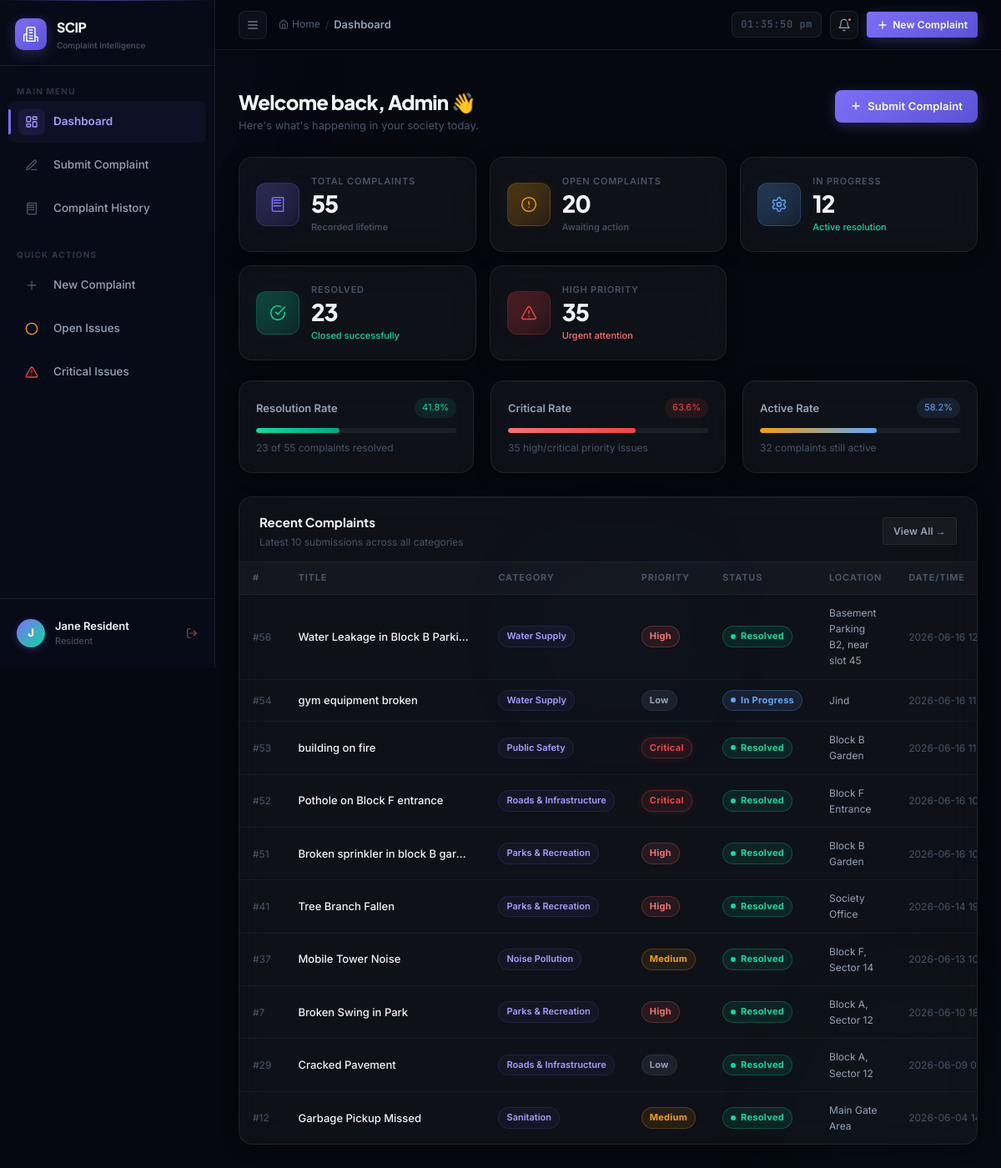
/ (signed in), run on the app's committed database.
### tables this page shows
CREATE TABLE users (
            id            INTEGER PRIMARY KEY AUTOINCREMENT,
            username      TEXT UNIQUE NOT NULL,
            password_hash TEXT NOT NULL,
            role          TEXT NOT NULL,
            full_name     TEXT NOT NULL,
            created_at    DATETIME DEFAULT CURRENT_TIMESTAMP
        );

CREATE TABLE complaints (
            id          INTEGER PRIMARY KEY AUTOINCREMENT,
            title       TEXT NOT NULL,
            category    TEXT NOT NULL,
            description TEXT,
            priority    TEXT NOT NULL,
            status      TEXT DEFAULT 'Open',
            location    TEXT,
            created_at  DATETIME DEFAULT CURRENT_TIMESTAMP,
            updated_at  DATETIME DEFAULT CURRENT_TIMESTAMP
        , ai_category TEXT, ai_priority TEXT, ai_department TEXT, ai_summary TEXT, user_id INTEGER);

### app.py (the view)
@app.route('/')
@login_required
def dashboard():
    user_id = None if session.get('role') == 'admin' else session.get('user_id')
    stats = get_stats(user_id=user_id)
    recent = get_recent_complaints(10, user_id=user_id)
    return render_template('dashboard.html', stats=stats, recent=recent)

### templates/dashboard.html (shortened to what this page needs)
{% extends "base.html" %}
{% block breadcrumb %}Dashboard{% endblock %}
{% block content %}
<div class="page-header animate-in">
  <div>
    <h1 class="page-title">Welcome back, Admin 👋</h1>
    <p class="page-subtitle">Here's what's happening in your society today.</p>
  </div>
  <a href="{{ url_for('submit') }}" class="btn btn-primary">
    <svg class="icon-svg icon-svg-xs" viewBox="0 0 24 24"><line x1="12" x2="12" y1="5" y2="19"/><line x1="5" x2="19" y1="12" y2="12"/></svg>
    Submit Complaint
  </a>
</div>
<div class="stats-grid">
  <div class="glass-card stat-card">
    <div class="stat-icon-wrap stat-icon-total">
      <svg class="icon-svg icon-svg-md" style="stroke:var(--accent)" viewBox="0 0 24 24"><path d="M4 19.5v-15A2.5 2.5 0 0 1 6.5 2H20v20H6.5a2.5 2.5 0 0 1-2.5-2.5Z"/><path d="M6 6h10"/><path d="M6 10h10"/><path d="M6 14h10"/></svg>
    </div>
    <div class="stat-info">
      <div class="stat-label">Total Complaints</div>
      <div class="stat-value" data-count="{{ stats.total }}">{{ stats.total }}</div>
      <div class="stat-trend trend-neutral">Recorded lifetime</div>
    </div>
  </div>
  <div class="glass-card stat-card">
    <div class="stat-icon-wrap stat-icon-open">
      <svg class="icon-svg icon-svg-md" style="stroke:var(--warning)" viewBox="0 0 24 24"><circle cx="12" cy="12" r="10"/><path d="M12 8v4"/><path d="M12 16h.01"/></svg>
    </div>
    <div class="stat-info">
      <div class="stat-label">Open Complaints</div>
      <div class="stat-value" data-count="{{ stats.open }}">{{ stats.open }}</div>
      <div class="stat-trend trend-neutral">Awaiting action</div>
    </div>
  </div>
  <div class="glass-card stat-card">
    <div class="stat-icon-wrap stat-icon-progress">
    </div>
    <div class="stat-info">
      <div class="stat-label">In Progress</div>
      <div class="stat-value" data-count="{{ stats.in_progress }}">{{ stats.in_progress }}</div>
      <div class="stat-trend trend-up">Active resolution</div>
    </div>
  </div>
  <div class="glass-card stat-card">
    <div class="stat-icon-wrap stat-icon-resolved">
      <svg class="icon-svg icon-svg-md" style="stroke:var(--success)" viewBox="0 0 24 24"><path d="M22 11.08V12a10 10 0 1 1-5.93-9.14"/><polyline points="22 4 12 14.01 9 11.01"/></svg>
    </div>
    <div class="stat-info">
      <div class="stat-label">Resolved</div>
      <div class="stat-value" data-count="{{ stats.resolved }}">{{ stats.resolved }}</div>
      <div class="stat-trend trend-up">Closed successfully</div>
    </div>
  </div>
  <div class="glass-card stat-card">
    <div class="stat-icon-wrap stat-icon-high">
      <svg class="icon-svg icon-svg-md" style="stroke:var(--critical)" viewBox="0 0 24 24"><path d="m21.73 18-8-14a2 2 0 0 0-3.48 0l-8 14A2 2 0 0 0 4 21h16a2 2 0 0 0 1.73-3Z"/><path d="M12 9v4"/><path d="M12 17h.01"/></svg>
    </div>
    <div class="stat-info">
      <div class="stat-label">High Priority</div>
      <div class="stat-value" data-count="{{ stats.high_priority }}">{{ stats.high_priority }}</div>
      <div class="stat-trend" style="color: var(--danger);">Urgent attention</div>
    </div>
  </div>
</div>
<div style="display:grid; grid-template-columns: repeat(3,1fr); gap:20px; margin-bottom:28px;">
  <div class="glass-card animate-in" style="padding:20px; animation-delay:0.2s;">
    <div style="display:flex; align-items:center; justify-content:space-between; margin-bottom:12px;">
      <span style="font-size:13px; font-weight:600; color:var(--text-secondary);">Resolution Rate</span>
      <span style="font-size:11px; color:var(--success); background:var(--success-subtle); padding:3px 9px; border-radius:20px;">
        {{ ((stats.resolved / stats.total) * 100) | round(1) if stats.total else 0 }}%
      </span>
    </div>
    <div style="height:6px; background:rgba(255,255,255,0.06); border-radius:3px; overflow:hidden;">
      <div style="height:100%; width:{{ ((stats.resolved / stats.total) * 100) | round(1) if stats.total else 0 }}%;
                  background: linear-gradient(90deg, var(--success), #00a884); border-radius:3px;
                  transition: width 1s ease;"></div>
    </div>
    <div style="font-size:12px; color:var(--text-muted); margin-top:8px;">{{ stats.resolved }} of {{ stats.total }} complaints resolved</div>
  </div>
  <div class="glass-card animate-in" style="padding:20px; animation-delay:0.25s;">
    <div style="display:flex; align-items:center; justify-content:space-between; margin-bottom:12px;">
      <span style="font-size:13px; font-weight:600; color:var(--text-secondary);">Critical Rate</span>
      <span style="font-size:11px; color:var(--critical); background:var(--critical-subtle); padding:3px 9px; border-radius:20px;">
        {{ ((stats.high_priority / stats.total) * 100) | round(1) if stats.total else 0 }}%
      </span>
    </div>
    <div style="height:6px; background:rgba(255,255,255,0.06); border-radius:3px; overflow:hidden;">
      <div style="height:100%; width:{{ ((stats.high_priority / stats.total) * 100) | round(1) if stats.total else 0 }}%;
                  background: linear-gradient(90deg, var(--danger), var(--critical)); border-radius:3px;"></div>
    </div>
    <div style="font-size:12px; color:var(--text-muted); margin-top:8px;">{{ stats.high_priority }} high/critical priority issues</div>
  </div>
  <div class="glass-card animate-in" style="padding:20px; animation-delay:0.3s;">
    <div style="display:flex; align-items:center; justify-content:space-between; margin-bottom:12px;">
      <span style="font-size:13px; font-weight:600; color:var(--text-secondary);">Active Rate</span>
      <span style="font-size:11px; color:var(--info); background:var(--info-subtle); padding:3px 9px; border-radius:20px;">
        {{ (((stats.open + stats.in_progress) / stats.total) * 100) | round(1) if stats.total else 0 }}%
      </span>
    </div>
    <div style="height:6px; background:rgba(255,255,255,0.06); border-radius:3px; overflow:hidden;">
      <div style="height:100%; width:{{ (((stats.open + stats.in_progress) / stats.total) * 100) | round(1) if stats.total else 0 }}%;
                  background: linear-gradient(90deg, var(--warning), var(--info)); border-radius:3px;"></div>
    </div>
    <div style="font-size:12px; color:var(--text-muted); margin-top:8px;">{{ stats.open + stats.in_progress }} complaints still active</div>
  </div>
</div>
<div class="glass-card table-card animate-in" style="animation-delay:0.35s;">
  <div class="table-header">
    <div>
      <div class="table-title">Recent Complaints</div>
      <div class="table-subtitle">Latest 10 submissions across all categories</div>
    </div>
    <a href="{{ url_for('history') }}" class="btn btn-ghost btn-sm">View All →</a>
  </div>
  {% if recent %}
  <table class="data-table">
    <thead>
      <tr>
        <th>#</th>
        <th>Title</th>
        <th>Category</th>
        <th>Priority</th>
        <th>Status</th>
        <th>Location</th>
        <th>Date/Time</th>
      </tr>
    </thead>
    <tbody>
      {% for c in recent %}
      <tr>
        <td style="color:var(--text-muted); font-size:12px;">#{{ c.id }}</td>
        <td class="complaint-title-cell">
          <span class="title-text" title="{{ c.title }}">{{ c.title }}</span>
        </td>
        <td><span class="category-chip">{{ c.category }}</span></td>
        <td>
          {% set p = c.priority | lower %}
          <span class="badge badge-{{ p }}">{{ c.priority }}</span>
        </td>
        <td>
          {% set s = c.status | replace(' ', '') | lower %}
          <span class="badge status-badge
            {% if c.status == 'Open' %}badge-open
            {% elif c.status == 'In Progress' %}badge-progress
            {% else %}badge-resolved{% endif %}">
            <span class="badge-dot"></span>
            {{ c.status }}
          </span>
        </td>
        <td style="color:var(--text-secondary); font-size:12px;">{{ c.location or '—' }}</td>
        <td style="color:var(--text-muted); font-size:12px; white-space:nowrap;" title="{{ c.created_at }}">
          {{ c.created_at[:16].replace('T',' ') }}
        </td>
      </tr>
      {% endfor %}
    </tbody>
  </table>
  {% endif %}
</div>
{% endblock %}

### templates/base.html (shortened to what this page needs)
<!DOCTYPE html>
<html lang="en">
<head>
  <link rel="stylesheet" href="{{ url_for('static', filename='css/style.css', v='3.2') }}" />
</head>
<body>
<div class="bg-orb bg-orb-2"></div>
<div class="bg-orb bg-orb-3"></div>
<aside class="sidebar" id="sidebar">
  <a href="{{ url_for('dashboard') }}" class="sidebar-logo">
    <div class="logo-icon">
      <svg class="icon-svg icon-svg-md" style="stroke:#fff" viewBox="0 0 24 24"><path d="M6 22V4a2 2 0 0 1 2-2h8a2 2 0 0 1 2 2v18Z"/><path d="M6 12H4a2 2 0 0 0-2 2v8"/><path d="M18 16h2a2 2 0 0 1 2 2v4"/><path d="M10 6h4"/><path d="M10 10h4"/><path d="M10 14h4"/><path d="M10 18h4"/></svg>
    </div>
    <div class="logo-text">
      <div class="logo-title">SCIP</div>
      <div class="logo-subtitle">Complaint Intelligence</div>
    </div>
  </a>
  <nav class="sidebar-nav">
    <div class="nav-section-label">Main Menu</div>
    <a href="{{ url_for('dashboard') }}"
       class="nav-item {% if request.endpoint == 'dashboard' %}active{% endif %}"
       data-tooltip="Dashboard">
      <span class="nav-icon">
        <svg class="icon-svg" viewBox="0 0 24 24"><rect width="7" height="9" x="3" y="3" rx="1"/><rect width="7" height="5" x="14" y="3" rx="1"/><rect width="7" height="9" x="14" y="12" rx="1"/><rect width="7" height="5" x="3" y="16" rx="1"/></svg>
      </span>
      <span class="nav-label">Dashboard</span>
    </a>
    <a href="{{ url_for('submit') }}"
       class="nav-item {% if request.endpoint == 'submit' %}active{% endif %}"
       data-tooltip="Submit Complaint">
      <span class="nav-icon">
        <svg class="icon-svg" viewBox="0 0 24 24"><path d="M12 20h9"/><path d="M16.5 3.5a2.12 2.12 0 0 1 3 3L7 19l-4 1 1-4Z"/></svg>
      </span>
      <span class="nav-label">Submit Complaint</span>
    </a>
    <a href="{{ url_for('history') }}"
       class="nav-item {% if request.endpoint == 'history' %}active{% endif %}"
       data-tooltip="Complaint History">
      <span class="nav-icon">
        <svg class="icon-svg" viewBox="0 0 24 24"><path d="M4 19.5v-15A2.5 2.5 0 0 1 6.5 2H20v20H6.5a2.5 2.5 0 0 1-2.5-2.5Z"/><path d="M6 6h10"/><path d="M6 10h10"/><path d="M6 14h10"/></svg>
      </span>
      <span class="nav-label">Complaint History</span>
    </a>
    <div class="nav-section-label" style="margin-top:16px">Quick Actions</div>
    <a href="{{ url_for('submit') }}" class="nav-item" data-tooltip="New Complaint">
      <span class="nav-icon">
        <svg class="icon-svg icon-svg-sm" viewBox="0 0 24 24"><path d="M5 12h14"/><path d="M12 5v14"/></svg>
      </span>
      <span class="nav-label">New Complaint</span>
    </a>
    <a href="{{ url_for('history') }}?status=Open" class="nav-item" data-tooltip="Open Issues">
      <span class="nav-icon">
        <svg class="icon-svg icon-svg-sm" style="stroke:var(--warning)" viewBox="0 0 24 24"><circle cx="12" cy="12" r="10"/></svg>
      </span>
      <span class="nav-label">Open Issues</span>
    </a>
    <a href="{{ url_for('history') }}?priority=Critical" class="nav-item" data-tooltip="Critical Issues">
      <span class="nav-icon">
        <svg class="icon-svg icon-svg-sm" style="stroke:var(--critical)" viewBox="0 0 24 24"><path d="m21.73 18-8-14a2 2 0 0 0-3.48 0l-8 14A2 2 0 0 0 4 21h16a2 2 0 0 0 1.73-3Z"/><path d="M12 9v4"/><path d="M12 17h.01"/></svg>
      </span>
      <span class="nav-label">Critical Issues</span>
    </a>
  </nav>
  <div class="sidebar-footer">
    <div class="sidebar-user" style="display:flex; justify-content:space-between; align-items:center; width:100%;">
      <div style="display:flex; align-items:center; gap:12px;">
        <div class="user-avatar" style="text-transform:uppercase;">
          {{ (session.get('full_name') or session.get('username') or 'U')[0] }}
        </div>
        <div class="user-info">
          <div class="user-name" title="{{ session.get('full_name') }}">{{ session.get('full_name') or 'User' }}</div>
          <div class="user-role">{{ 'Society Manager' if session.get('role') == 'admin' else 'Resident' }}</div>
        </div>
      </div>
      <a href="{{ url_for('logout') }}" class="logout-btn" title="Log Out" style="color:var(--text-muted); opacity:0.6; transition:opacity 0.2s; display:flex; align-items:center;" onmouseover="this.style.opacity='1'" onmouseout="this.style.opacity='0.6'">
        <svg class="icon-svg icon-svg-sm" style="stroke:var(--danger)" viewBox="0 0 24 24"><path d="M9 21H5a2 2 0 0 1-2-2V5a2 2 0 0 1 2-2h4"/><polyline points="16 17 21 12 16 7"/><line x1="21" x2="9" y1="12" y2="12"/></svg>
      </a>
    </div>
  </div>
</aside>
<div class="main-content" id="mainContent">
  <header class="topbar">
    <div class="topbar-left">
      <button class="sidebar-toggle" id="sidebarToggle" aria-label="Toggle Sidebar">
        <svg class="icon-svg" viewBox="0 0 24 24"><line x1="4" x2="20" y1="12" y2="12"/><line x1="4" x2="20" y1="6" y2="6"/><line x1="4" x2="20" y1="18" y2="18"/></svg>
      </button>
      <nav class="page-breadcrumb">
        <a href="{{ url_for('dashboard') }}" class="breadcrumb-home">
          <span style="display:inline-flex; align-items:center; gap:4px;">
            <svg class="icon-svg icon-svg-xs" viewBox="0 0 24 24"><path d="m3 9 9-7 9 7v11a2 2 0 0 1-2 2H5a2 2 0 0 1-2-2z"/><polyline points="9 22 9 12 15 12 15 22"/></svg>
            Home
          </span>
        </a>
        <span class="breadcrumb-sep">/</span>
        <span class="breadcrumb-current">{% block breadcrumb %}Dashboard{% endblock %}</span>
      </nav>
    </div>
    <div class="topbar-right">
      <span class="topbar-time" id="liveClock"></span>
      <a href="{{ url_for('history') }}?status=Open" class="topbar-btn" title="Open Complaints">
        <svg class="icon-svg" viewBox="0 0 24 24"><path d="M6 8a6 6 0 0 1 12 0c0 7 3 9 3 9H3s3-2 3-9"/><path d="M10.3 21a1.94 1.94 0 0 0 3.4 0"/></svg>
        <span class="notif-dot"></span>
      </a>
      <a href="{{ url_for('submit') }}" class="btn btn-primary btn-sm">
        <svg class="icon-svg icon-svg-xs" viewBox="0 0 24 24"><line x1="12" x2="12" y1="5" y2="19"/><line x1="5" x2="19" y1="12" y2="12"/></svg>
        New Complaint
      </a>
    </div>
  </header>
  <div style="padding: 0 28px; padding-top: 20px;">
  </div>
  <main class="page-content">
    {% block content %}{% endblock %}
  </main>
</div>
</body>
</html>

### data on the page
users: full_name "Jane Resident"
complaints: id "56", title "Water Leakage in Block B Parking", category "Water Supply", priority "High", status "Resolved", location "Basement Parking B2, near slot 45", created_at "2026-06-16…"
complaints: id "54", title "gym equipment broken", category "Water Supply", priority "Low", status "In Progress", location "Jind", created_at "2026-06-16…"
complaints: id "53", title "building on fire", category "Public Safety", priority "Critical", status "Resolved", location "Block B Garden", created_at "2026-06-16…"
complaints: id "52", title "Pothole on Block F entrance", category "Roads & Infrastructure", priority "Critical", status "Resolved", location "Block F Entrance", created_at "2026-06-16…"
complaints: id "51", title "Broken sprinkler in block B gar…", category "Parks & Recreation", priority "High", status "Resolved", location "Block B Garden", created_at "2026-06-16…"
complaints: id "41", title "Tree Branch Fallen", category "Parks & Recreation", priority "High", status "Resolved", location "Society Office", created_at "2026-06-14…"
complaints: id "37", title "Mobile Tower Noise", category "Noise Pollution", priority "Medium", status "Resolved", location "Block F, Sector 14", created_at "2026-06-13…"
complaints: id "7", title "Broken Swing in Park", category "Parks & Recreation", priority "High", status "Resolved", location "Block A, Sector 12", created_at "2026-06-10…"
complaints: id "29", title "Cracked Pavement", category "Roads & Infrastructure", priority "Low", status "Resolved", location "Block A, Sector 12", created_at "2026-06-09…"
complaints: id "12", title "Garbage Pickup Missed", category "Sanitation", priority "Medium", status "Resolved", location "Main Gate Area", created_at "2026-06-04…"

### other printed values
{{ (session.get('full_name') or session.get('username') or 'U')[0] }} "J"
{{ 'Society Manager' if session.get('role') == 'admin' else 'Resident' }} "Resident"
{{ stats.total }} "55"
{{ stats.open }} "20"
{{ stats.in_progress }} "12"
{{ stats.resolved }} "23"
{{ stats.high_priority }} "35"
{{ stats.open + stats.in_progress }} "32"
